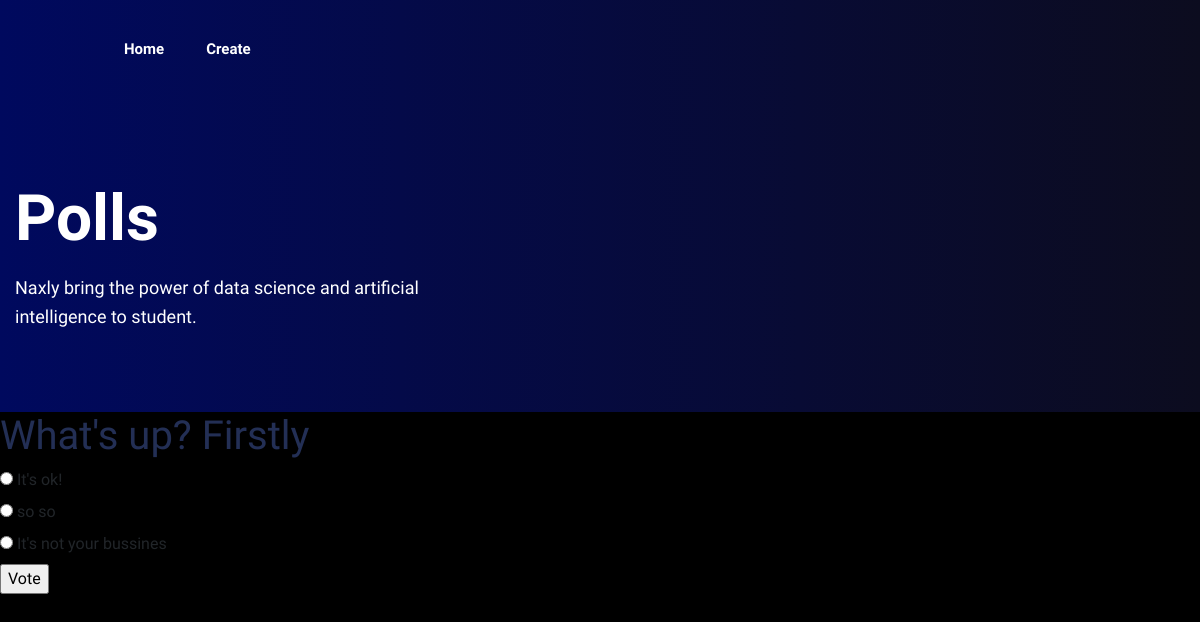
The page /polls/1/ on the database its author committed.
### polls/models.py (models this page shows, shortened)
class Questions(models.Model):
    question_text = models.CharField(max_length=200)
    pub_date = models.DateTimeField('date published')

class Choice(models.Model):
    question = models.ForeignKey(Questions, on_delete=models.CASCADE)
    choice_text = models.CharField(max_length=200)
    votes = models.IntegerField(default=0)

### polls/views.py (the view)
# urls.py: path('<int:pk>/', views.DetailView.as_view(), name='detail'),
class DetailView(generic.DetailView):
    model = Questions
    template_name = 'polls/detail.html'

### polls/templates/polls/detail.html (shortened to what this page needs)
    {% include "polls/header.html" %}
    <h1>{{ questions.question_text }}</h1>
    <form action="{% url 'polls:vote' questions.id %}" method="post">
    {% for choice in questions.choice_set.all %}
        <input type="radio" name="choice" id="choice{{ forloop.counter }}" value="{{ choice.id }}">
        <label for="choice{{ forloop.counter }}">{{ choice.choice_text }}</label><br>
    {% endfor %}
    <input type="submit" value="Vote">
    </form>
</body>
</html>

### rows shown on the page
Questions: question_text "What's up? Firstly"
Choice: choice_text "It's ok!"
Choice: choice_text "so so"
Choice: choice_text "It's not your bussines"
